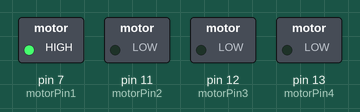
A sketch run on a simulated Arduino Uno, built with avr-gcc and run on an emulated ATmega328P. On the bench: switched loads named in the sketch (green lamp = pin HIGH).

Above: at 0.1 s.
Timing chart, 0 to 1.6 s (numbered marks = the images above):
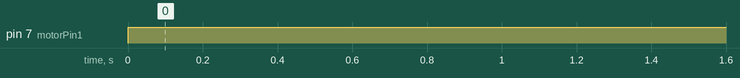

Measured:
- by itself, pin 7 (motorPin1): LOW → HIGH at 0.00 s

The sketch:

Group_pump.ino
```cpp
const int motorPin1 = 7;
const int motorPin2 = 11;
const int motorPin3 = 12;
const int motorPin4 = 13;

void setup()
{
  pinMode(LED_BUILTIN, OUTPUT);
  pinMode(motorPin1, OUTPUT);
  pinMode(motorPin2, OUTPUT);
  pinMode(motorPin3, OUTPUT);
  pinMode(motorPin4, OUTPUT);
}

void loop()
{
  digitalWrite(motorPin1, HIGH);
  //delay(1000);
  //digitalWrite(motorPin1, LOW);
  //delay(1000);
  //digitalWrite(motorPin2, HIGH);
  //delay(1000);
  //digitalWrite(motorPin2, LOW);
  //delay(1000);
  //digitalWrite(motorPin3, HIGH);
  //delay(1000);
  //digitalWrite(motorPin3, LOW);
  //delay(1000);
  //digitalWrite(motorPin4, HIGH);
  //delay(1000);
  //digitalWrite(motorPin4, LOW);
  //delay(1000);
}
```
